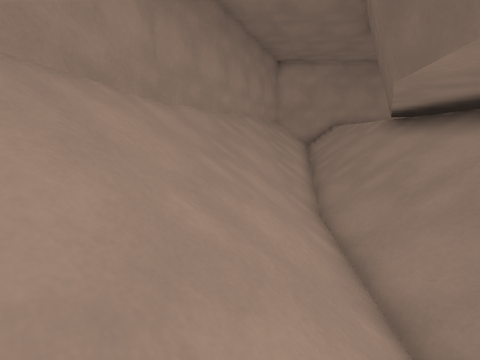
[1] (above)

22 first-person views from a walk through a Godot game level. The camera is 1.3 m above the floor, tilts 10° down and sees 90° across. The floor is counted in squares, 1.12 m on a side. Each view is taken from the middle of a square. On the plan, view 1 faces up. The plan holds only what a view shows up to about 11 squares ahead; the rest is blank. The place goes on beyond the plan. Surface patterns are stand-ins for the level's own textures.

[2]
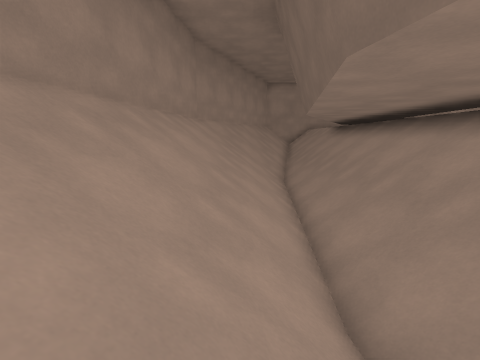

[3]
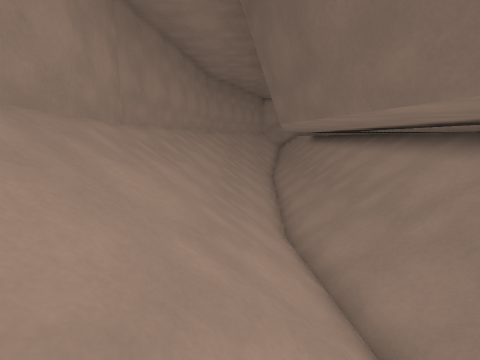

[4]
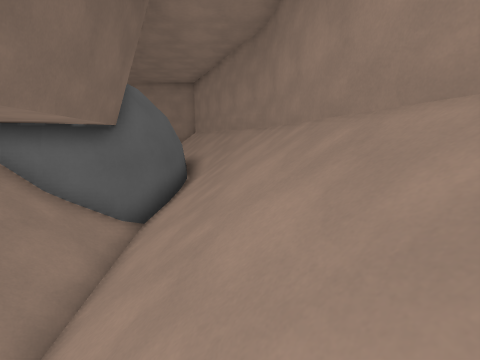

[5]
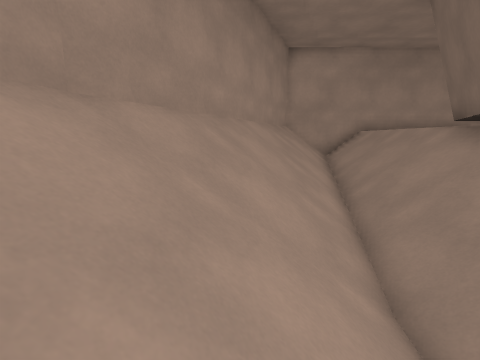

[6]
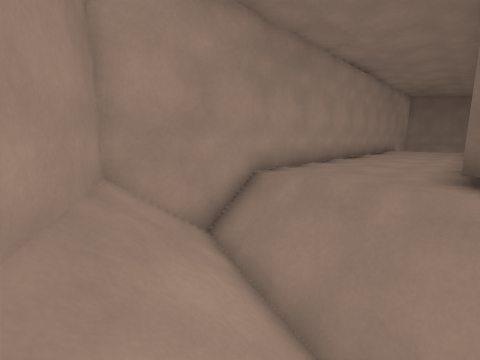

[7]
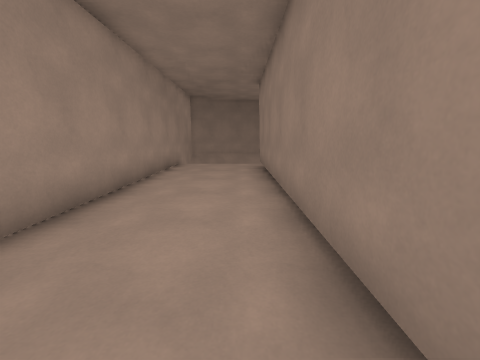

[8]
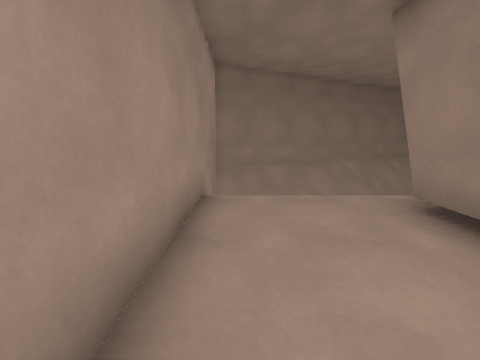

[9]
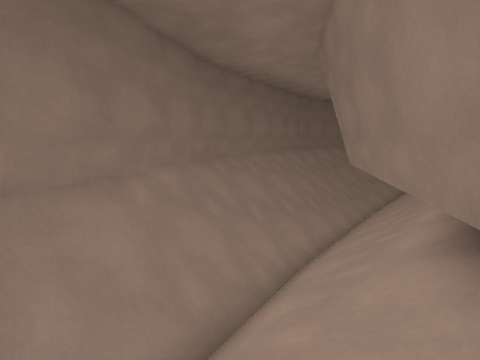

[10]
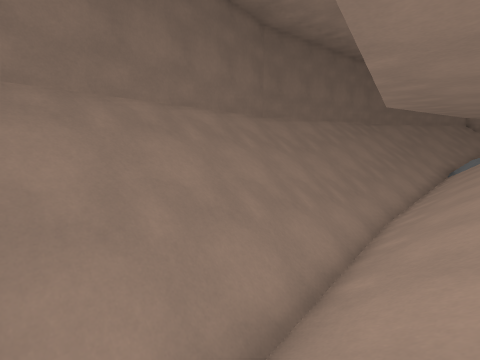

[11]
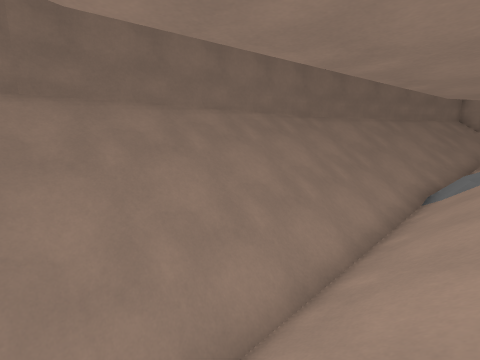

[12]
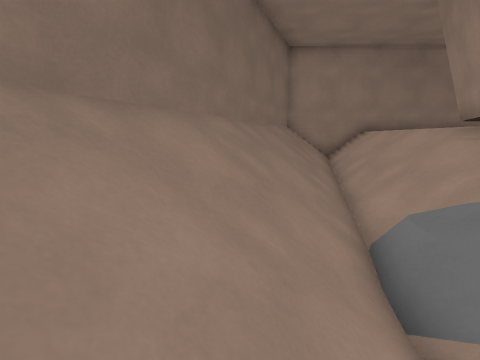

[13]
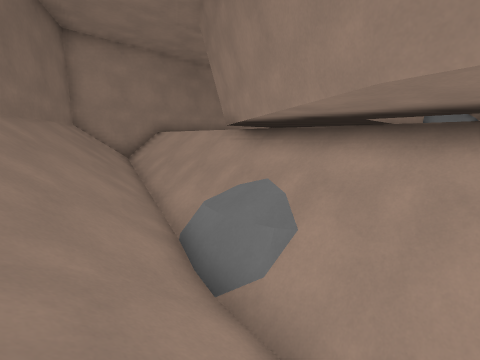

[14]
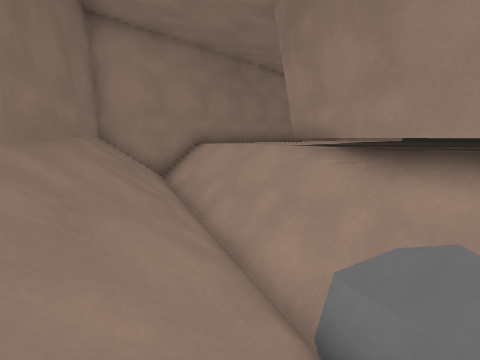

[15]
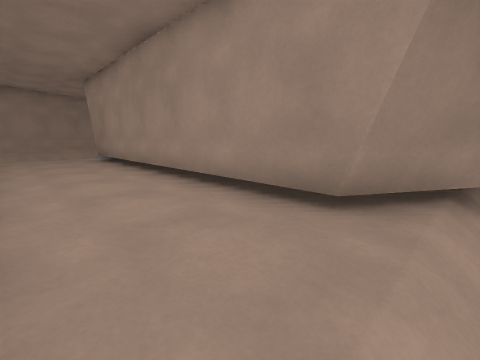

[16]
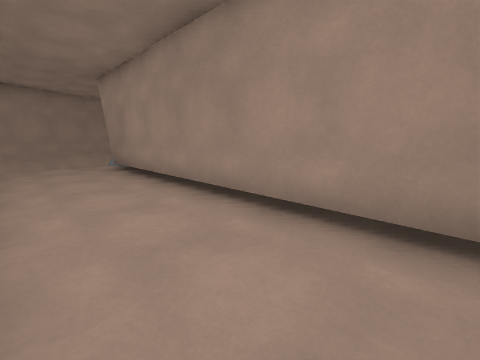

[17]
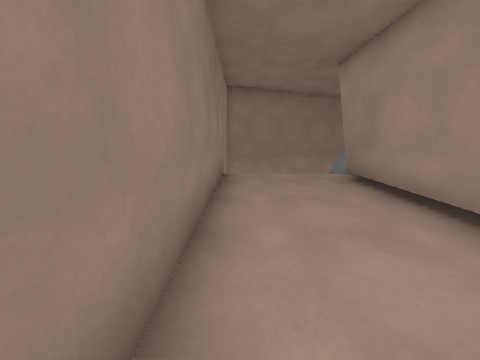

[18]
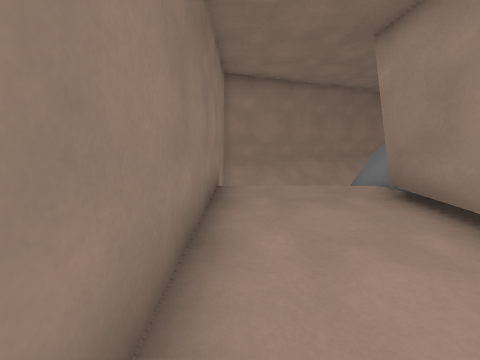

[19]
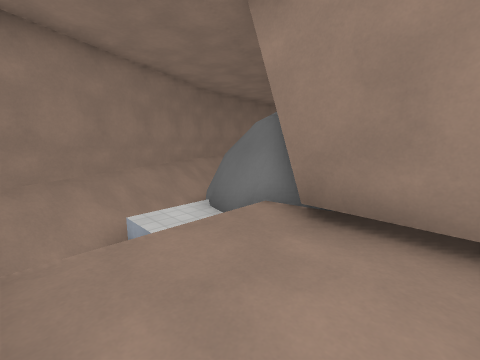

[20]
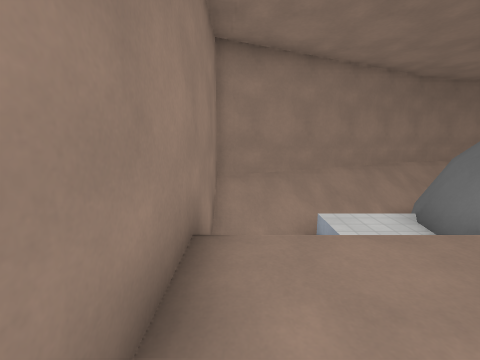

[21]
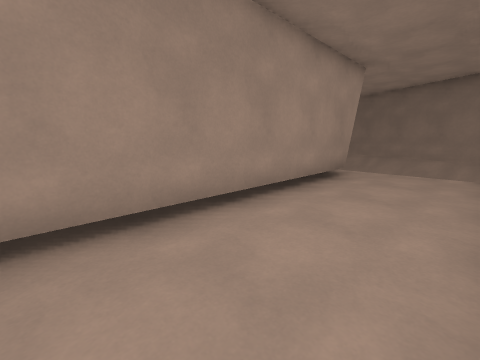

[22]
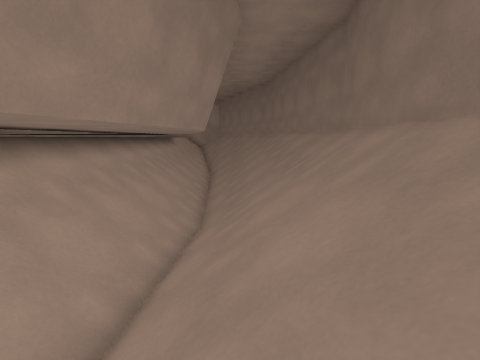

### Floor plan
Key: @ floor where view 1 was taken; # wall or solid block; . main floor; - floor 0.5 m lower than the main floor; / step, stairs or slope; = window, fence, low wall or low ledge; ^ raised ledge; v drop or lower ground; O other object.
Columns run from 3 left of view 1 to 26 right of it. Each row starts with its distance up from view 1.
 14      v##################v
 13     v#O//............/ O#v
 12     #////............/ //#
 11    v#////............/ //#v
 10    #/////############/ ///#
  9    #////=^           =////#
  8   #/////=            =/////#
  7   v////#^            ^#////v
  6  #/////#^            ^#/////#
  5  #/////^^   ^^        ^/////#
  4  #/////^^             ^/////#
  3  #/////^^             ^/////#
  2 #//////^^             ^//////#
  1 #//////^^            ^ //////#
  0 #//@///^^            ^^//////#
 -1 #//////^^            ^^//////#
 -2 #//////^^            ^^//////#
 -3 #//////^^            ^^//////#
 -4 #//////^^            ^^//////#
 -5 #//////^             ^^//////#
 -6 #//////^              ^//////#
 -7 #//////^              ^//////#
 -8  v///####            ^#/////v
 -9  #///#               ##/////#
-10  #//##       ^^^^^   ^#/////#
-11  #//##     ^ ^ ^ ^^#^^=/////#
-12   #/##     ^    ^^^^^^#////#
-13   #//##        ^ ^^^^=/////#
-14    v/####^^^^^^^^^^^^=////v
-15    #//#-/############/////#
-16     v/=-/............////v
-17     #// /............////#
-18      vO /............//Ov
-19      v##################v

Where each view was taken, in squares from view 1:
view 1: 0 up, 0 right, facing up
view 2: 5 down, 0 right, facing up
view 3: 9 down, 0 right, facing up
view 4: 2 down, 1 left, facing down
view 5: 3 up, 0 right, facing up
view 6: 10 up, 1 right, facing up-right
view 7: 11 up, 7 right, facing right
view 8: 13 up, 13 right, facing right
view 9: 11 up, 18 right, facing down-right
view 10: 5 up, 20 right, facing down-right
view 11: 2 down, 20 right, facing down-right
view 12: 8 down, 23 right, facing down
view 13: 8 down, 23 right, facing down-left
view 14: 11 down, 23 right, facing down-left
view 15: 18 down, 18 right, facing up-left
view 16: 18 down, 16 right, facing up-left
view 17: 18 down, 13 right, facing left
view 18: 18 down, 11 right, facing left
view 19: 18 down, 8 right, facing up-left
view 20: 18 down, 8 right, facing left
view 21: 18 down, 9 right, facing up-right
view 22: 10 down, 23 right, facing up
